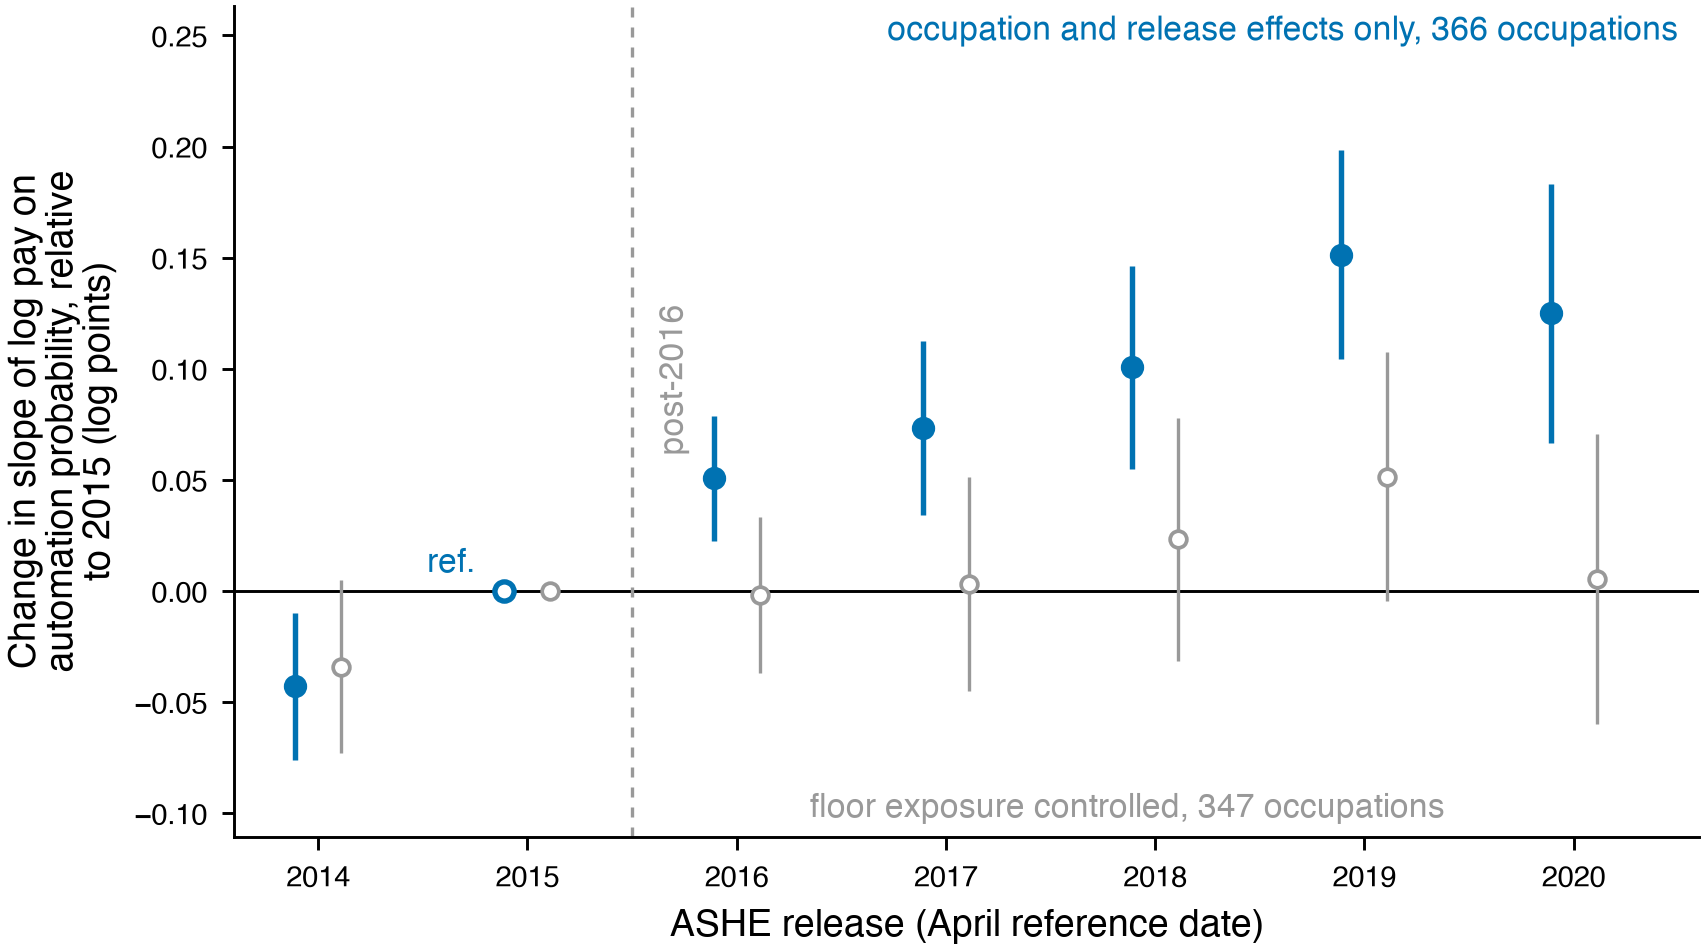

Generate this figure with Python:
"""Figure 2. Pay event study with and without exposure to the wage floor.

Both series are read from the delivered files. The accent series conditions on
occupation and release effects only, and the grey series adds a floor-exposure
path that is free to differ by release.
"""

import csv
import os

import matplotlib.pyplot as plt
import numpy as np

from paperstyle import (ACCENT, ANNOT, GREY, TEXT_WIDTH_IN, apply_style,
                        save_all)

HERE = os.path.dirname(os.path.abspath(__file__))
DATA = os.path.join(HERE, "data")
N_ACCENT, N_GREY = 366, 347   # occupations behind each series, from the draft


def read_event(name):
    """Read year, coefficient and interval bounds. The p column goes unread."""
    year, b, lo, hi = [], [], [], []
    with open(os.path.join(DATA, name)) as fh:
        for r in csv.DictReader(fh):
            year.append(int(r["year"]))
            b.append(float(r["b"]))
            lo.append(float(r["lo"]))
            hi.append(float(r["hi"]))
    return np.array(year), np.array(b), np.array(lo), np.array(hi)


def main():
    apply_style()
    ya, ba, loa, hia = read_event("v2_fig_event_pay.csv")
    yg, bg, log_, hig = read_event("v2_fig_event_pay_nlw.csv")
    ref = int(ya[ba == 0][0])
    off = 0.11

    fig, ax = plt.subplots(figsize=(TEXT_WIDTH_IN, 3.6))
    ax.axhline(0.0, color="black", lw=0.7, zorder=1)
    ax.axvline(ref + 0.5, color=GREY, lw=0.8, ls=(0, (3, 3)), zorder=1)

    mg = yg == ref
    ax.errorbar(yg[~mg] + off, bg[~mg], yerr=[(bg - log_)[~mg], (hig - bg)[~mg]],
                fmt="o", ms=4.0, mfc="white", mec=GREY, mew=0.9, ecolor=GREY,
                elinewidth=0.8, capsize=0, ls="none", zorder=3)
    ax.plot(yg[mg] + off, bg[mg], "o", ms=4.0, mfc="white", mec=GREY, mew=0.9,
            zorder=3)

    ma = ya == ref
    ax.errorbar(ya[~ma] - off, ba[~ma], yerr=[(ba - loa)[~ma], (hia - ba)[~ma]],
                fmt="o", ms=4.6, color=ACCENT, ecolor=ACCENT, elinewidth=1.3,
                capsize=0, ls="none", zorder=4)
    ax.plot(ya[ma] - off, ba[ma], "o", ms=4.6, mfc="white", mec=ACCENT, mew=1.3,
            zorder=5)
    ax.text(ref - off - 0.14, 0.006, "ref.", color=ACCENT, fontsize=ANNOT,
            ha="right", va="bottom")

    ylo = float(min(loa.min(), log_.min())) - 0.035
    yhi = float(max(hia.max(), hig.max())) + 0.065
    ax.text(ref + 0.62, ylo + 0.55 * (yhi - ylo), "post-2016", color=GREY,
            fontsize=ANNOT, ha="left", va="center", rotation=90)

    ax.text(2020.5, yhi - 0.004,
            f"occupation and release effects only, {N_ACCENT} occupations",
            color=ACCENT, fontsize=ANNOT, ha="right", va="top")
    ax.text(2016.35, ylo + 0.006,
            f"floor exposure controlled, {N_GREY} occupations",
            color=GREY, fontsize=ANNOT, ha="left", va="bottom")

    ax.set_xlim(2013.6, 2020.6)
    ax.set_ylim(ylo, yhi)
    ax.set_xticks(list(range(2014, 2021)))
    ax.set_xlabel("ASHE release (April reference date)")
    ax.set_ylabel("Change in slope of log pay on\n"
                  "automation probability, relative\n"
                  "to 2015 (log points)")

    save_all(fig, os.path.join(HERE, "fig2_pay_event_floor"))
    plt.close(fig)


if __name__ == "__main__":
    main()
